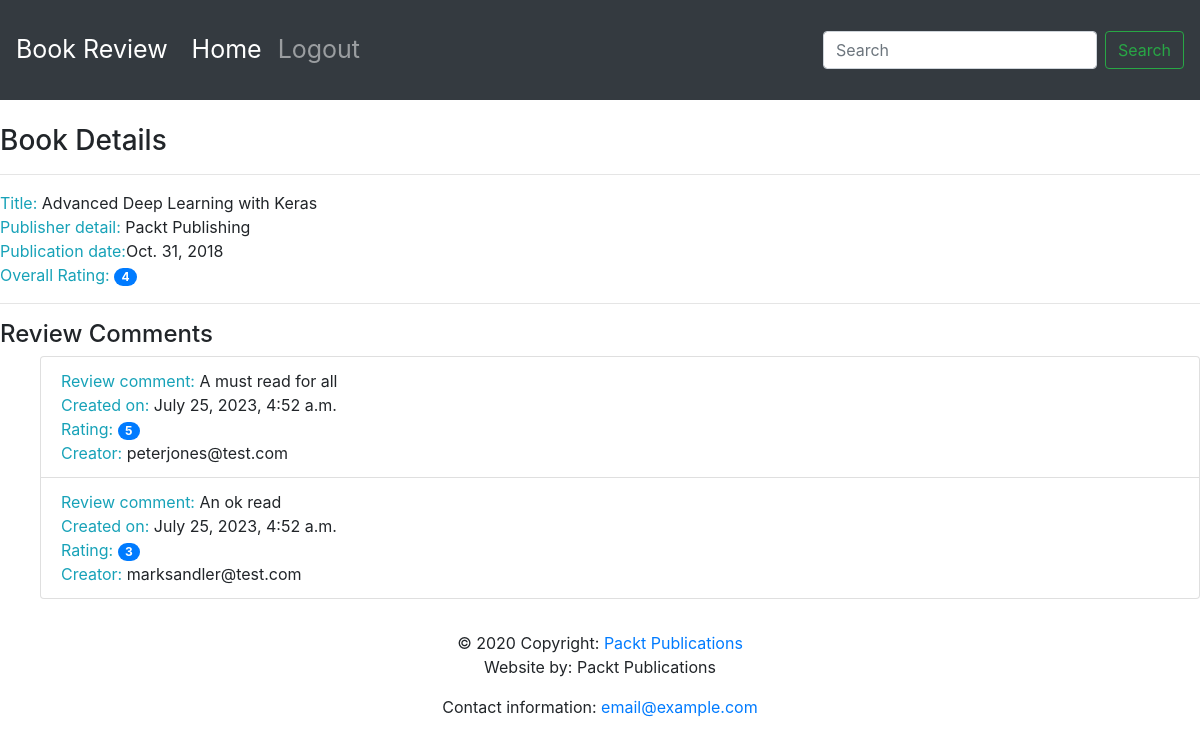
Screenshot of /book/1/ with the database file from the repository.
### reviews/models.py (models this page shows, shortened)
class Book(models.Model):
    title = models.CharField(max_length=70, help_text="The title of the book.")
    publication_date = models.DateField(verbose_name="Date the book was published.")
    isbn = models.CharField(max_length=20, help_text="ISBN number of the book.")
    publisher = models.ForeignKey(Publisher, on_delete=models.CASCADE)  # many to one
    contributors = models.ManyToManyField('Contributor', through="BookContributor")

class Publisher(models.Model):
    name = models.CharField(max_length=50, help_text="The name of the publisher.")
    website = models.URLField(help_text="The publishers website.")
    email = models.EmailField(help_text="The publishers email.")
    def __str__(self):
        return self.name

class Review(models.Model):
    content = models.TextField(help_text="The Review text.")
    rating = models.IntegerField(help_text="The rating the reviewer has given.")
    date_created = models.DateTimeField(auto_now_add=True, help_text="The date and time review was created.")
    date_edited = models.DateTimeField(null=True, help_text="The date and time the review was last edited.")
    creator = models.ForeignKey(auth.get_user_model(), on_delete=models.CASCADE)
    book = models.ForeignKey(Book, on_delete=models.CASCADE, help_text= "The Book that is review is for.")

### reviews/views.py (the view)
# urls.py: path('book/<int:pk>/', views.book_detail, name='book_detail'),
def book_detail(request, pk):
    book = get_object_or_404(Book, pk=pk)
    reviews = book.review_set.all()
    if reviews:
        book_rating = average_rating([review.rating for review in reviews])
        context = {
            'book': book,
            'book_rating': book_rating,
            'reviews': reviews,
        }
    else:
        context = {
            'book': book,
            'book_rating': None,
            'reviews': None,
        }
    return render(request, 'reviews/book_detail.html', context)

### reviews/utils.py (called while the page is built)
def average_rating(rating_list):
    if not rating_list:
        return 0
    return round(sum(rating_list) / len(rating_list))

### templates/reviews/book_detail.html
{% extends 'base.html' %}
{% block content %}
    <br>
    <h3>Book Details</h3>
    <hr>
    <span class="text-info">Title: </span><span>{{ book.title }}</span>
    <br>
    <span class="text-info">Publisher detail: </span><span>{{ book.publisher }}</span>
    <br>
    <span class="text-info">Publication date:</span><span>{{ book.publication_date }}</span>
    <br>
    {% if not reviews %}
        <hr>
        <h4>Be the first one to review.</h4>
    {% else %}
        <span class="text-info">Overall Rating: </span><span class="badge badge-primary badge-pill">{{ book_rating }}</span>
        <br>
        <hr>
        <h4>Review Comments</h4>
        <ul>
        {% for review in reviews %}
            <li class="list-group-item">
                <span class="text-info">Review comment: </span><span>{{ review.content }}</span>
                <br>
                <span class="text-info">Created on: </span><span>{{ review.date_created }}</span>
                <br>
                <span class="text-info">Rating: </span><span class="badge badge-primary badge-pill">{{ review.rating }}</span>
                <br>
                <span class="text-info">Creator: </span><span>{{ review.creator.username }}</span>
                <br>
            </li>
        {% endfor %}
        </ul>
    {% endif %}
{% endblock content %}

### rows the page displays
Book: title "Advanced Deep Learning with Keras", publisher "Packt Publishing", publication_date "Oct. 31, 2018"
Review: content "A must read for all", date_created "July 25, 2023, 4:52 a.m.", rating "5", creator.username "peterjones@test.com"
Review: content "An ok read", date_created "July 25, 2023, 4:52 a.m.", rating "3", creator.username "marksandler@test.com"

### other values shown
{{ book_rating }} "4"
